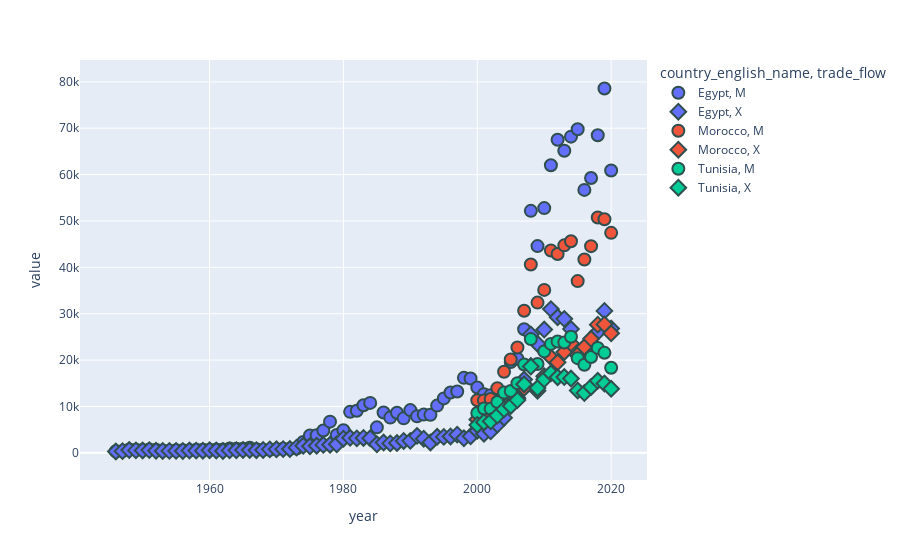

Write notebook code for a chart like this one.
### Code cell
UMA= ["Morocco", "Tunisia","Egypt"]
umaDF=Import_Or_export_dataframe[Import_Or_export_dataframe.country_english_name.isin(UMA)]
fig = px.scatter(umaDF, x="year", y="value", color="country_english_name",symbol="trade_flow")
fig.update_traces(marker=dict(size=12,
                              line=dict(width=2,
                                        color='DarkSlateGrey')),
                  selector=dict(mode='markers'))
fig.show()

### Figure 1 — Plotly figure (JSON) as saved in the notebook; plotly's stock layout.template omitted (floating-point values rounded to 4 significant figures)
{"data": [{"hovertemplate": "country_english_name=Egypt<br>trade_flow=M<br>year=%{x}<br>value=%{y}<extra></extra>", "legendgroup": "Egypt, M", "marker": {"color": "#636efa", "line": {"color": "DarkSlateGrey", "width": 2}, "size": 12, "symbol": "circle"}, "mode": "markers", "name": "Egypt, M", "orientation": "v", "showlegend": true, "type": "scatter", "x": [1946, 1947, 1948, 1949, 1950, 1951, 1952, 1953, 1954, 1955, 1956, 1957, 1958, 1959, 1960, 1961, 1962, 1963, 1964, 1965, 1966, 1967, 1968, 1969, 1970, 1971, 1972, 1973, 1974, 1975, 1976, 1977, 1978, 1979, 1980, 1981, 1982, 1983, 1984, 1985, 1986, 1987, 1988, 1989, 1990, 1991, 1992, 1993, 1994, 1995, 1996, 1997, 1998, 1999, 2000, 2001, 2002, 2003, 2004, 2005, 2006, 2007, 2008, 2009, 2010, 2011, 2012, 2013, 2014, 2015, 2016, 2017, 2018, 2019, 2020], "xaxis": "x", "y": [330.6, 405.4, 714.6, 680.3, 619.4, 695.8, 653.9, 516.6, 472.4, 537.8, 534.4, 549.9, 669.4, 648.7, 667.6, 700.1, 736.9, 907.6, 887.8, 879.3, 1071.0, 791.7, 679.6, 635.7, 785.7, 904.4, 877.2, 905.8, 2349.0, 3751.0, 3808.0, 4808.0, 6727.0, 3837.0, 4860.0, 8839.0, 9078.0, 10280.0, 10770.0, 5495.0, 8680.0, 7596.0, 8657.0, 7434.0, 9216.0, 7862.0, 8245.0, 8184.0, 10190.0, 11740.0, 13020.0, 13210.0, 16170.0, 16020.0, 14090.0, 12660.0, 12440.0, 9306.0, 12770.0, 19600.0, 20280.0, 26660.0, 52180.0, 44580.0, 52770.0, 62020.0, 67520.0, 65150.0, 68190.0, 69790.0, 56710.0, 59260.0, 68490.0, 78570.0, 60880.0], "yaxis": "y"}, {"hovertemplate": "country_english_name=Egypt<br>trade_flow=X<br>year=%{x}<br>value=%{y}<extra></extra>", "legendgroup": "Egypt, X", "marker": {"color": "#636efa", "line": {"color": "DarkSlateGrey", "width": 2}, "size": 12, "symbol": "diamond"}, "mode": "markers", "name": "Egypt, X", "orientation": "v", "showlegend": true, "type": "scatter", "x": [1946, 1947, 1948, 1949, 1950, 1951, 1952, 1953, 1954, 1955, 1956, 1957, 1958, 1959, 1960, 1961, 1962, 1963, 1964, 1965, 1966, 1967, 1968, 1969, 1970, 1971, 1972, 1973, 1974, 1975, 1976, 1977, 1978, 1979, 1980, 1981, 1982, 1983, 1984, 1985, 1986, 1987, 1988, 1989, 1990, 1991, 1992, 1993, 1994, 1995, 1996, 1997, 1998, 1999, 2000, 2001, 2002, 2003, 2004, 2005, 2006, 2007, 2008, 2009, 2010, 2011, 2012, 2013, 2014, 2015, 2016, 2017, 2018, 2019, 2020], "xaxis": "x", "y": [285.2, 365.4, 591.4, 526.8, 503.7, 583.2, 431.2, 409.3, 413.1, 419.2, 408.7, 492.8, 477.5, 460.9, 568.0, 485.0, 400.5, 521.6, 538.7, 605.4, 605.6, 566.0, 621.6, 745.1, 761.7, 789.3, 825.2, 1121.0, 1516.0, 1402.0, 1522.0, 1708.0, 1738.0, 1840.0, 3046.0, 3233.0, 3120.0, 3215.0, 3140.0, 1838.0, 2214.0, 2037.0, 2120.0, 2565.0, 2585.0, 3659, 3051.0, 2244.0, 3463.0, 3435.0, 3534.0, 3921.0, 3130.0, 3559.0, 4764.0, 4107.0, 4643.0, 6081.0, 7581.0, 10390.0, 13360.0, 15810.0, 25540.0, 23530.0, 26580.0, 30990.0, 29240.0, 28890.0, 26690.0, 21120.0, 20020.0, 23300.0, 26030.0, 30610.0, 26810.0], "yaxis": "y"}, {"hovertemplate": "country_english_name=Morocco<br>trade_flow=M<br>year=%{x}<br>value=%{y}<extra></extra>", "legendgroup": "Morocco, M", "marker": {"color": "#EF553B", "line": {"color": "DarkSlateGrey", "width": 2}, "size": 12, "symbol": "circle"}, "mode": "markers", "name": "Morocco, M", "orientation": "v", "showlegend": true, "type": "scatter", "x": [2000, 2001, 2002, 2003, 2004, 2005, 2006, 2007, 2008, 2009, 2010, 2011, 2012, 2013, 2014, 2015, 2016, 2017, 2018, 2019, 2020], "xaxis": "x", "y": [11350.0, 11310.0, 11590.0, 13920.0, 17480.0, 20130.0, 22720.0, 30640.0, 40600.0, 32390.0, 35140.0, 43630.0, 42890.0, 44740.0, 45610.0, 37030.0, 41690.0, 44570.0, 50730.0, 50380.0, 47430.0], "yaxis": "y"}, {"hovertemplate": "country_english_name=Morocco<br>trade_flow=X<br>year=%{x}<br>value=%{y}<extra></extra>", "legendgroup": "Morocco, X", "marker": {"color": "#EF553B", "line": {"color": "DarkSlateGrey", "width": 2}, "size": 12, "symbol": "diamond"}, "mode": "markers", "name": "Morocco, X", "orientation": "v", "showlegend": true, "type": "scatter", "x": [2000, 2001, 2002, 2003, 2004, 2005, 2006, 2007, 2008, 2009, 2010, 2011, 2012, 2013, 2014, 2015, 2016, 2017, 2018, 2019, 2020], "xaxis": "x", "y": [7188.0, 7000.0, 7615.0, 8489.0, 9678.0, 10370.0, 11810.0, 13970.0, 18730.0, 13390.0, 16510.0, 20610.0, 19510.0, 21750.0, 23600.0, 21140.0, 22830.0, 24590.0, 27640.0, 27690.0, 25780.0], "yaxis": "y"}, {"hovertemplate": "country_english_name=Tunisia<br>trade_flow=M<br>year=%{x}<br>value=%{y}<extra></extra>", "legendgroup": "Tunisia, M", "marker": {"color": "#00cc96", "line": {"color": "DarkSlateGrey", "width": 2}, "size": 12, "symbol": "circle"}, "mode": "markers", "name": "Tunisia, M", "orientation": "v", "showlegend": true, "type": "scatter", "x": [2000, 2001, 2002, 2003, 2004, 2005, 2006, 2007, 2008, 2009, 2010, 2011, 2012, 2013, 2014, 2015, 2016, 2017, 2018, 2019, 2020], "xaxis": "x", "y": [8601.0, 9570.0, 9528.0, 10950.0, 12990.0, 13320.0, 15020.0, 19060.0, 24520.0, 19150.0, 21880.0, 23490.0, 24000.0, 23800.0, 25040.0, 20410.0, 18980.0, 20650.0, 22630.0, 21560.0, 18360.0], "yaxis": "y"}, {"hovertemplate": "country_english_name=Tunisia<br>trade_flow=X<br>year=%{x}<br>value=%{y}<extra></extra>", "legendgroup": "Tunisia, X", "marker": {"color": "#00cc96", "line": {"color": "DarkSlateGrey", "width": 2}, "size": 12, "symbol": "diamond"}, "mode": "markers", "name": "Tunisia, X", "orientation": "v", "showlegend": true, "type": "scatter", "x": [2000, 2001, 2002, 2003, 2004, 2005, 2006, 2007, 2008, 2009, 2010, 2011, 2012, 2013, 2014, 2015, 2016, 2017, 2018, 2019, 2020], "xaxis": "x", "y": [5996.0, 6609.0, 6799.0, 8027.0, 9376.0, 10090.0, 11370.0, 14790.0, 18600.0, 13970.0, 15850.0, 17160.0, 16300.0, 16340.0, 16010.0, 13440.0, 12890.0, 14200.0, 15530.0, 14930.0, 13820.0], "yaxis": "y"}], "layout": {"legend": {"title": {"text": "country_english_name, trade_flow"}, "tracegroupgap": 0}, "margin": {"t": 60}, "xaxis": {"anchor": "y", "domain": [0, 1], "title": {"text": "year"}}, "yaxis": {"anchor": "x", "domain": [0, 1], "title": {"text": "value"}}}}
